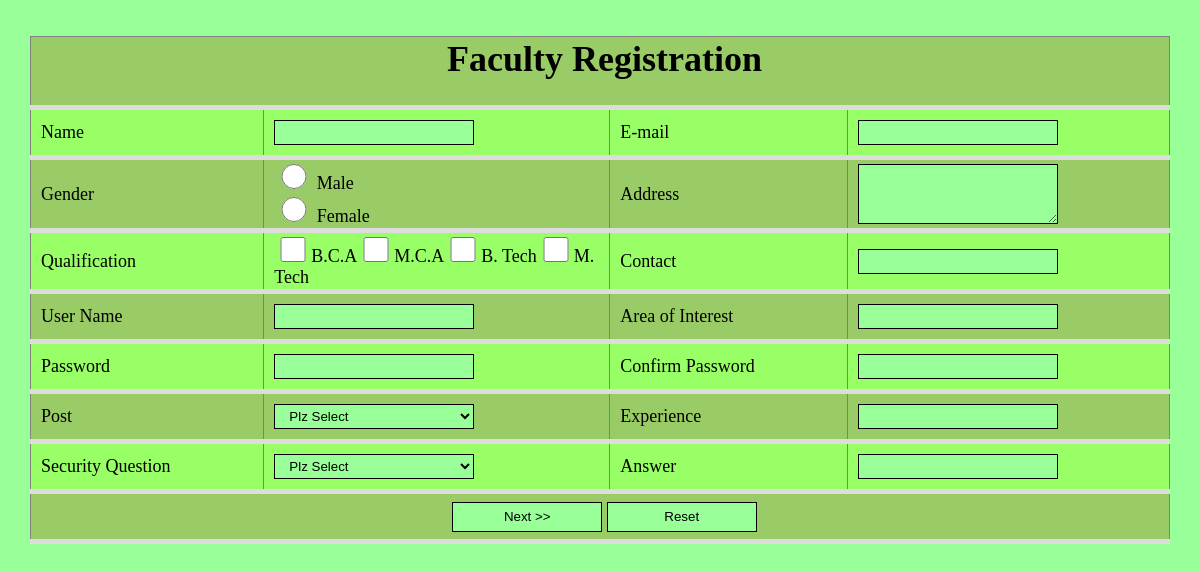
/university/_admin/faculty_add.php, run on the app's committed database.
### tables this page shows
CREATE TABLE IF NOT EXISTS `qualification_faculty` (
  `qual_id` int(11) NOT NULL auto_increment,
  `qual_name` varchar(255) NOT NULL,
  PRIMARY KEY  (`qual_id`)
);

### university/_admin/includes/functions.php (the view, shortened to what this page needs)
<?php include("db_connect.php");
function get_option_list($table,$col_id,$col_name,$sel)
{
$sql="select * from $table";
$option_list="<option value='0'>Plz Select</option>";
$rs=mysql_query($sql)or die(mysql_error());
while($data=mysql_fetch_assoc($rs))
{
if($data[$col_id]==$sel)
$option_list.="<option value='$data[$col_id]' selected>$data[$col_name]</option>";
else
$option_list.="<option value='$data[$col_id]'>$data[$col_name]</option>";
}
return $option_list;
}
function get_check_list($table,$col_id,$col_name,$name,$sel)
{
$sql="select * from $table";
$check_list="";
$sel=explode(",",$sel);
$rs=mysql_query($sql)or die(mysql_error());
while($data=mysql_fetch_assoc($rs))
{
if(in_array($data[$col_id],$sel))
$check_list.="<input type='checkbox' value='$data[$col_id]' name='$name' id='$name' checked>$data[$col_name]";
else
$check_list.="<input type='checkbox' value='$data[$col_id]' name='$name' id='$name'>$data[$col_name]";
}
return $check_list;
}
?>

### university/_admin/css/addstudentstyle.css (style rules this page uses)
input[type="checkbox"] { height:25px; width:30px; }

### data on the page
qualification_faculty: qual_name "B.C.A"
qualification_faculty: qual_name "M.C.A"
qualification_faculty: qual_name "B. Tech"
qualification_faculty: qual_name "M. Tech"
